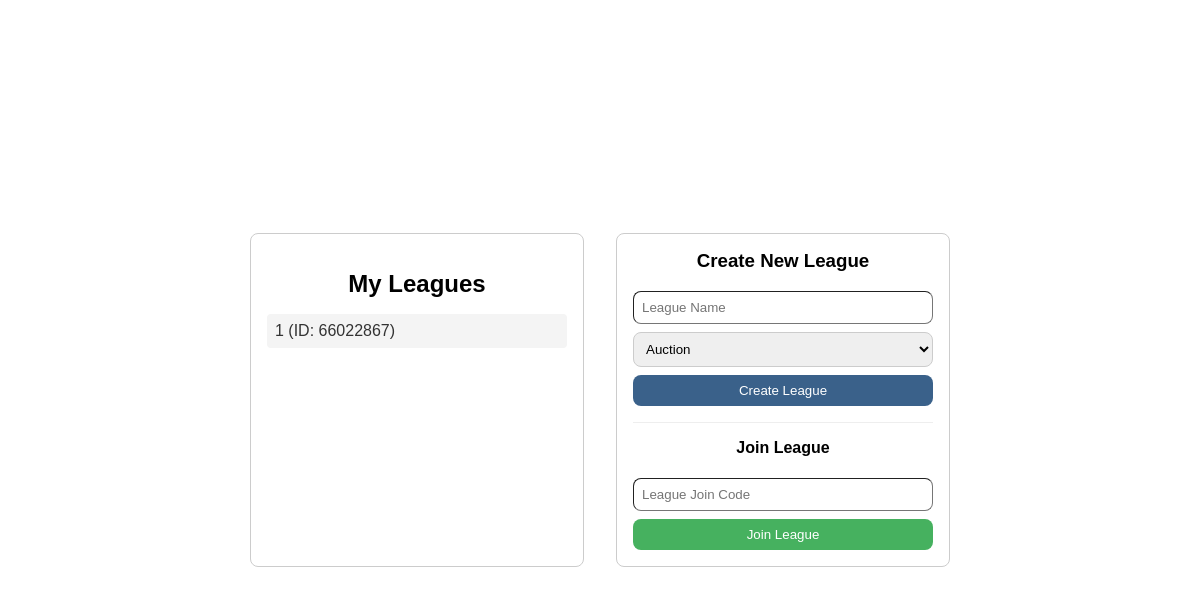
The page /dashboard (signed in) on the database as committed earlier.
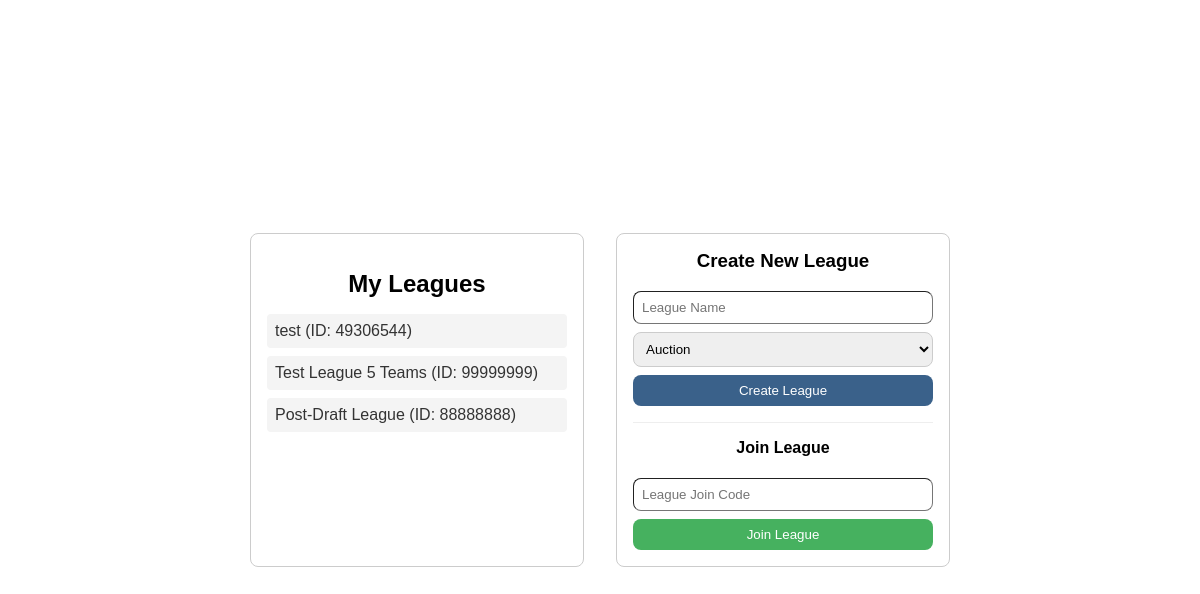
The same page on the database as committed later.
### tables this page shows
CREATE TABLE PlayerLeague (
    LID INTEGER PRIMARY KEY,
    draftType TEXT,
    leagueName TEXT,
    ownerAccount INTEGER,
    status TEXT DEFAULT 'initial', current_day INTEGER DEFAULT 1, -- 'initial', 'draft', 'final'
    FOREIGN KEY (ownerAccount) REFERENCES PlayerAccount(accountID)
);

### app.py (the view)
@app.route('/dashboard', methods=['GET'])
def dashboard():
    conn = sqlite3.connect(DB_FILE)
    cursor = conn.cursor()
    cursor.execute(
        """SELECT pl.LID, pl.leagueName
            FROM PlayerLeague pl
            JOIN PlayerTeam pt ON pl.LID = pt.LID
            WHERE pt.accountID = ?""",
        (session.get('user_id'),)
        )
    leagues_data = cursor.fetchall()
    leagues = []
    for league in leagues_data:
        leagues.append({
            'id': league[0],
            'name': league[1]
        })
    conn.close()
    return render_template('dashboard.html', leagues=leagues)

### templates/dashboard.html (shortened to what this page needs)
<!DOCTYPE html>
<html lang="en">
<head>
    <link rel="stylesheet" href="{{ url_for('static', filename='style.css') }}">
</head>
<body>
    <div class="dashboard-wrapper">
        <div class="leagues-section">
            <h2>My Leagues</h2>
            <ul>
            {% for league in leagues %}
                <li><a href="{{ url_for('league', league_id=league.id )}}">{{ league.name }} (ID: {{ league.id }})</a></li>
            {% endfor %}
            </ul>
        </div>
        <div class="forms-section">
            <div class="create-section">
                <h3>Create New League</h3>
                <form action="/create_league" method="POST">
                    <input type="text" name="leagueName" placeholder="League Name" required>
                    <select name="draftType">
                        <option value="Auction">Auction</option>
                    </select>
                    <button type="submit" class="login-btn">Create League</button>
                </form>
            </div>
            <hr>
            <div class="join-section">
                <h4>Join League</h4>
                <form action="/join_league" method="POST">
                    <input type="text" name="leagueID" placeholder="League Join Code" required>
                    <button type="submit" class="register-btn">Join League</button>
                </form>
            </div>
        </div>
    </div>
</body>
</html>

Rows that differ between the two databases and show on the page:
removed PlayerLeague: name "1", id "66022867"
added PlayerLeague: name "test", id "49306544"
added PlayerLeague: name "Test League 5 Teams", id "99999999"
added PlayerLeague: name "Post-Draft League", id "88888888"
